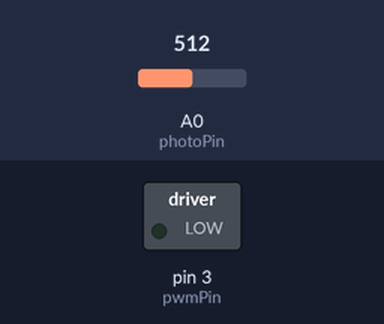
Bench run of a sketch on a simulated Arduino Uno, built with avr-gcc and run on an emulated ATmega328P. On the bench: switched loads named in the sketch (green lamp = pin HIGH). The test bench sets the inputs (shaded band); at power-on: A0 (photoPin) = 512. What the sketch prints to the serial monitor is not drawn.

Above: at 1.2 s.
1.3 s: A0 (photoPin) set to 587
4.3 s: A0 (photoPin) set to 608
At 5.0 s:
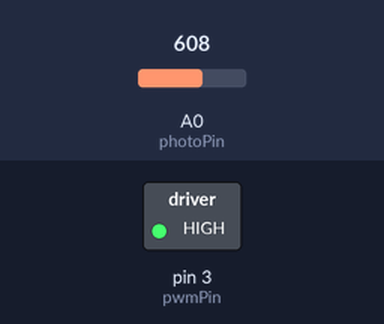
6.1 s: A0 (photoPin) set to 590
At 7.6 s:
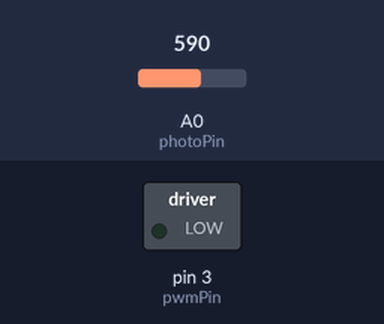
7.9 s: A0 (photoPin) set to 1023
At 9.3 s:
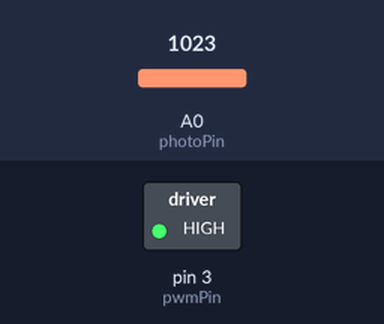
9.8 s: A0 (photoPin) set to 511
At 11.3 s:
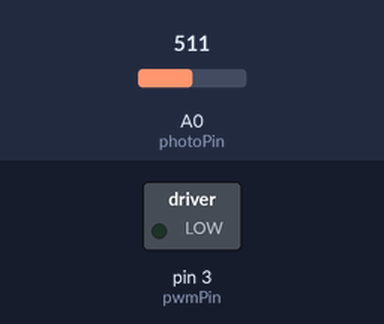
11.6 s: A0 (photoPin) set to 610
At 12.9 s:
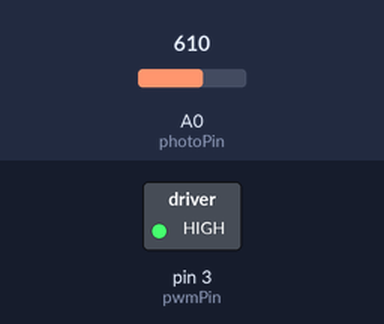
Timing chart, 0 to 14.4 s (numbered marks = the images above; inputs shaded):
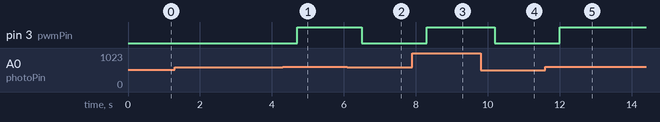

Measured:
- the behaviour switches between 599 and 600 on A0 (photoPin) (found by bisection; images 0 and 1)
- after the input at 4.3 s, pin 3 (pwmPin): LOW → HIGH after 0.40 s
- after the input at 6.1 s, pin 3 (pwmPin): HIGH → LOW after 0.40 s
- after the input at 7.9 s, pin 3 (pwmPin): LOW → HIGH after 0.41 s
- after the input at 9.8 s, pin 3 (pwmPin): HIGH → LOW after 0.40 s
- after the input at 11.6 s, pin 3 (pwmPin): LOW → HIGH after 0.40 s

The sketch:

pwm-30V.ino
```cpp
// MPPT
// arnaudrco https://github.com/arnaudrco/exemples/blob/main/README.md
// placer le niveau POWER sur l'entrée A0

// Define stepper motor connections and steps per revolution:
#define pwmPin 3
#define photoPin A0
#define SEUIL 600 // entrée divisée par 10 soit 15V / 5V * 1024 / 10
#define MIN 0 // seuil bas
#define MAX 255 // seuil haut
int PWM=MIN;

void setup() {
  Serial.begin(115200);
    Serial.println("====================");
  pinMode(pwmPin, OUTPUT);

}
void loop() {
  if (Tension() < SEUIL ) {
    PWM--;
  }
  else PWM++;
  if (PWM < 0 ) PWM = 0;
  if ( PWM > 255 ) PWM = 255;


}

int Tension(){ // lecture POWER
   analogWrite(pwmPin, PWM);
      delay(1);
      Serial.print(analogRead(photoPin) );
        Serial.print(";" );
          Serial.println(PWM );

   return ( analogRead(photoPin) );
}
```
